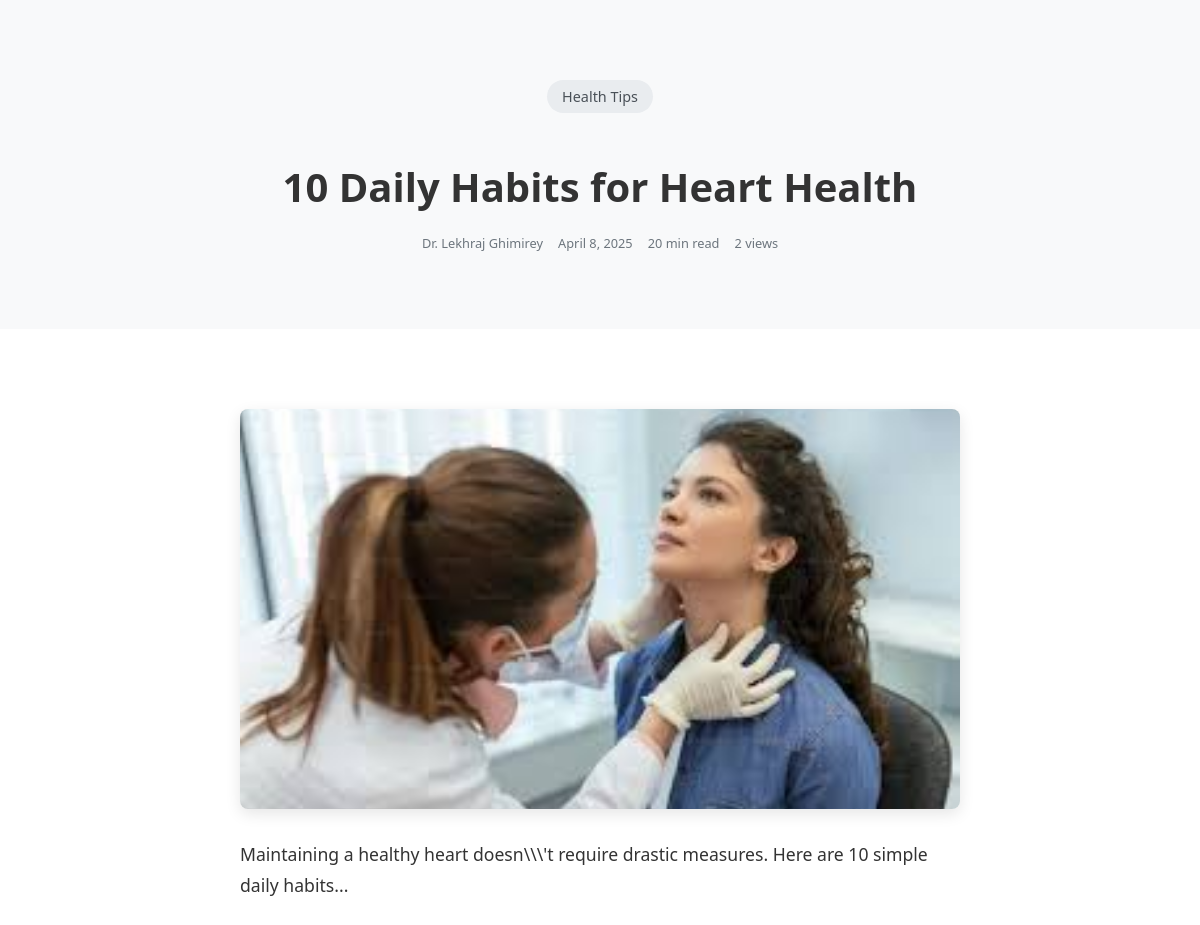
Page /frontend/article.php?id=2 on the committed database.
### tables this page shows
CREATE TABLE `art` (
  `id` int(11) NOT NULL,
  `title` varchar(255) NOT NULL,
  `excerpt` text NOT NULL,
  `content` longtext NOT NULL,
  `image_url` varchar(255) NOT NULL,
  `catego_id` int(11) NOT NULL,
  `author` varchar(100) NOT NULL,
  `publish_date` datetime NOT NULL,
  `read_time` int(11) NOT NULL,
  `views` int(11) NOT NULL DEFAULT 0,
  `is_featured` tinyint(1) NOT NULL DEFAULT 0,
  `is_new` tinyint(1) NOT NULL DEFAULT 1
);

CREATE TABLE `cat` (
  `id` int(11) NOT NULL,
  `name` varchar(255) NOT NULL,
  `icon` varchar(100) NOT NULL,
  `bg_color` varchar(50) NOT NULL
);

### frontend/article.php (the view, shortened to what this page needs)
<?php
require_once '../includes/config.php';
$db = new mysqli($host, $username, $password, $dbname, $port);
$article_id = isset($_GET['id']) ? intval($_GET['id']) : 0;
$article_query = "SELECT a.*, c.name as catego_name
                 FROM art a
                 JOIN cat c ON a.catego_id = c.id
                 WHERE a.id = ?";
$stmt = $db->prepare($article_query);
$stmt->bind_param("i", $article_id);
$stmt->execute();
$article = $stmt->get_result()->fetch_assoc();
?>
<!DOCTYPE html>
<html lang="en">
<head>
    <link rel="stylesheet" href="https://cdnjs.cloudflare.com/ajax/libs/font-awesome/6.0.0/css/all.min.css">
    <link rel="stylesheet" href="../assets/frontendcss/blog.css">
</head>
<body>
    <?php if ($article): ?>
    <section class="article-header">
        <div class="container">
            <span class="catego"><?= htmlspecialchars($article['catego_name']) ?></span>
            <h1><?= htmlspecialchars($article['title']) ?></h1>
            <div class="article-meta">
                <span class="author"><?= htmlspecialchars($article['author']) ?></span>
                <span class="date"><?= date('F j, Y', strtotime($article['publish_date'])) ?></span>
                <span class="read-time"><?= $article['read_time'] ?> min read</span>
                <span class="views"><?= $article['views'] ?> views</span>
            </div>
        </div>
    </section>
    <section class="article-content">
        <div class="container">
            <div class="article-image">
                <img src="<?= htmlspecialchars($article['image_url']) ?>" alt="<?= htmlspecialchars($article['title']) ?>">
            </div>
            <div class="content">
                <?= $article['content'] ?>
            </div>
        </div>
    </section>
    <?php endif; ?>
</body>
</html>

### assets/frontendcss/blog.css (style rules this page uses)
body { font-family: 'Segoe UI', Tahoma, Geneva, Verdana, sans-serif; line-height: 1.6; color: #333; margin: 0; padding: 0; }
.container { width: 90%; max-width: 1200px; margin: 0 auto; padding: 20px 0; }
.article-image { width: 100%; height: 200px; background-size: cover; background-position: center; position: relative; }
.article-content { padding: 20px; }
.article-meta { display: flex; flex-wrap: wrap; gap: 15px; font-size: 0.9rem; color: #666; margin-bottom: 15px; }

### frontend/article.php (style rules this page uses)
.article-header { padding: 60px 0 40px; background-color: #f8f9fa; margin-bottom: 40px; }
.article-header .container { max-width: 800px; margin: 0 auto; text-align: center; }
.article-header .catego { display: inline-block; background-color: #e9ecef; padding: 5px 15px; border-radius: 20px; font-size: 0.9rem; margin-bottom: 15px; color: #495057; }
.article-header h1 { font-size: 2.5rem; margin-bottom: 20px; line-height: 1.3; }
.article-meta { display: flex; justify-content: center; flex-wrap: wrap; gap: 15px; font-size: 0.9rem; color: #6c757d; }
.article-content { max-width: 800px; margin: 0 auto 60px; }
.article-image { width: 100%; height: 400px; border-radius: 8px; overflow: hidden; margin-bottom: 30px; box-shadow: 0 5px 15px rgba(0,0,0,0.1); }
.article-image img { width: 100%; height: 100%; object-fit: cover; }
.content { line-height: 1.8; font-size: 1.1rem; }
.article-meta { display: flex; flex-wrap: wrap; gap: 15px; font-size: 0.8rem; color: #6c757d; margin-bottom: 15px; }

### rows in the picture
art: catego.name "Health Tips", title "10 Daily Habits for Heart Health", author "Dr. Lekhraj Ghimirey", publish_date "April 8, 2025", read_time "20", views "2", image_url (picture), content "Maintaining a healthy heart doesn\\\\\\'t require drastic measures. Here are 10 simple daily habits..."
